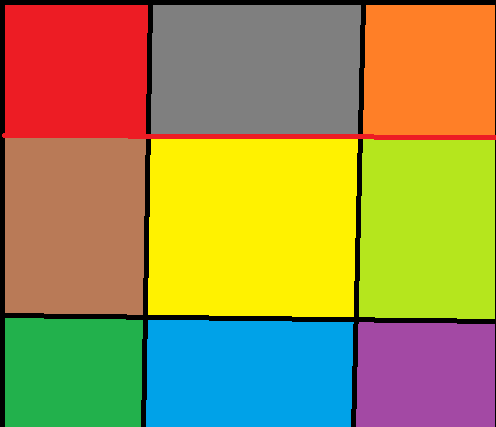
#> input picture images/image1.png, 496 x 427 px
$ python week-2-homework.py
#> lines starting #> are read from the running program, lines starting #| are printed output that depends on the picture; long printed decimals are rounded
import cv2
from matplotlib import pyplot as plt

# ödev:
# elimizde aynı çözünürlükte iki resim var. sadece resimleri farklı. bu iki görüntü birbirine yüzde kaç benziyor.
# iki görüntüyü gezerek pikselleri karşılaştır. ve yüzdeyi bul. aynı olan toplam piksel sayısını toplam çözünürlüğe böl.
# yüzdeyi bul.

# 1. resmi oku
img1 = cv2.imread("images/image1.png", cv2.IMREAD_GRAYSCALE)
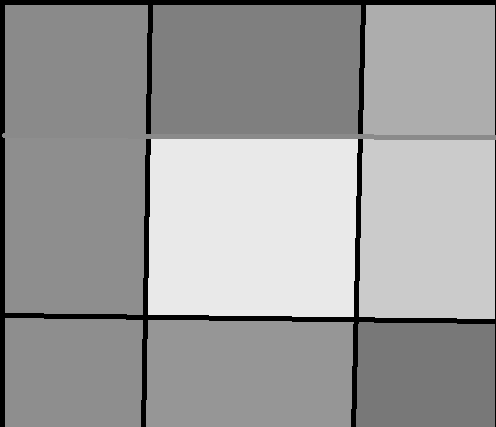
#> img1: shape (427, 496); min 0, max 233, mean 156.4
# 2. resmi oku
img2 = cv2.imread("images/image2.png", cv2.IMREAD_GRAYSCALE)
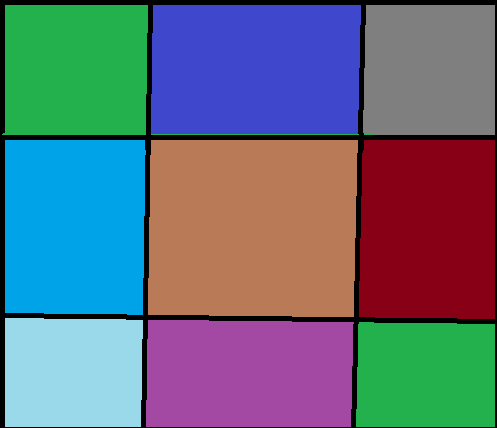
#> input picture images/image2.png, 497 x 428 px
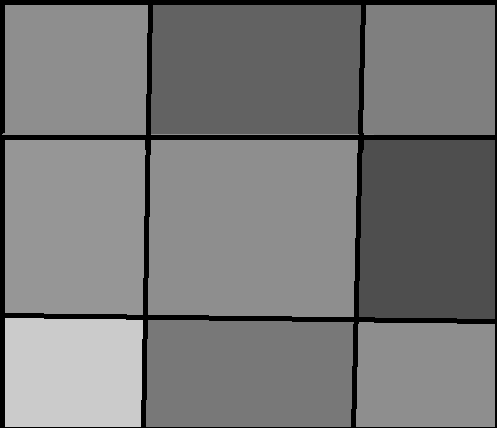
#> img2: shape (428, 497); min 0, max 203, mean 121


# resimlerin çözünürlüklerini 400x400 olarak ayarla
img1 = cv2.resize(img1, (400, 400))
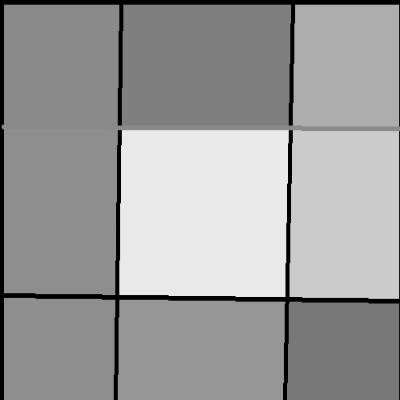
#> img1: shape (400, 400); min 0, max 233, mean 156.3
img2 = cv2.resize(img2, (400, 400))
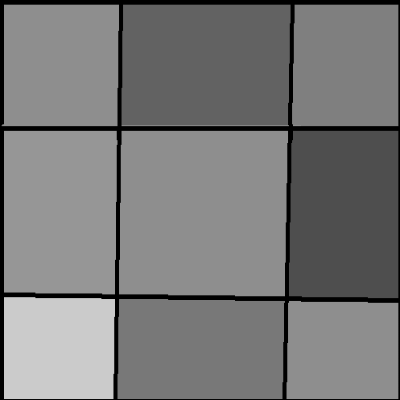
#> img2: shape (400, 400); min 0, max 203, mean 120.9


# resimlerin çözünürlüklerini bul
x1 = 0
y1 = 0
for i in img1:
    x1 = x1 + 1
    y1 = y1 + 1
#> after the loop, x1 = 400; y1 = 400

x2 = 0
y2 = 0
for i in img2:
    x2 = x2 + 1
    y2 = y2 + 1
#> after the loop, x2 = 400; y2 = 400


# resimlerin çözünürlüklerini ekrana bas
print("1. resmin çözünürlüğü: ", x1, y1)
#| 1. resmin çözünürlüğü:  400 400
print("2. resmin çözünürlüğü: ", x2, y2)
#| 2. resmin çözünürlüğü:  400 400

# resimlerin çözünürlüklerini karşılaştır
if x1 != x2 or y1 != y2:
    print("resimlerin çözünürlükleri farklı. işlem yapılamaz.")
    exit()

# resimlerin çözünürlüklerini ekrana bas
print("resimlerin çözünürlükleri aynı. işlem yapılabilir.")

# resimleri gezerek pikselleri karşılaştır
fark = 0
for i in range(x1):
    for j in range(y1):
        if img1[i][j] != img2[i][j]:
            fark = fark + 1
#> after the loop, fark = 153211

# yüzdeyi bul
yuzde = (fark / (x1 * y1)) * 100
#> yuzde = 95.76

# yüzdeyi ekrana bas
print("resimlerin yüzdesi: ", yuzde)
#| resimlerin yüzdesi:  95.757
